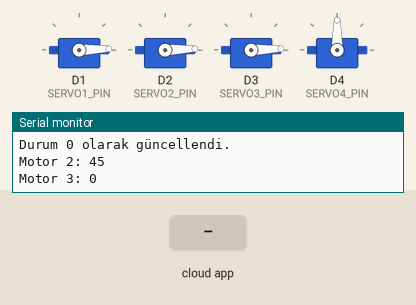
Recording of a sketch running on a simulated ESP8266 (NodeMCU). On the bench: 4 × servo, the last lines printed to the serial monitor. The test bench sets the inputs (shaded band). WiFi joins after 1.5 s; servers stay silent unless stated; the Firebase database answers and starts empty.

Above: at 2.8 s.
2.9 s: the phone or cloud app sets motor_1 to 1
At 5.4 s:
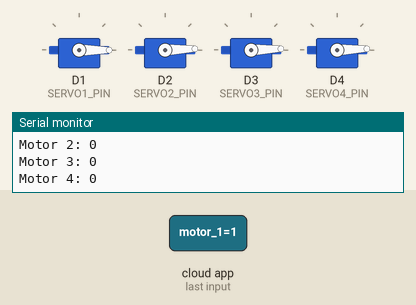
5.7 s: the phone or cloud app sets motor_3 to 1
At 6.9 s:
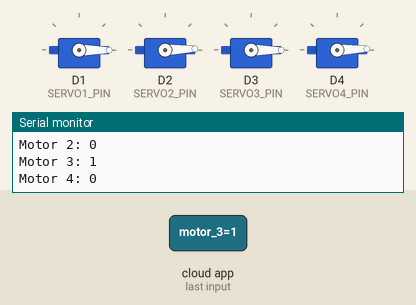
8.0 s: the phone or cloud app sets motor_4 to 1
At 9.1 s:
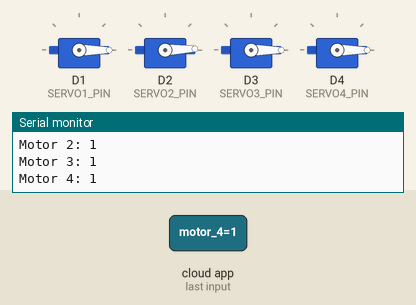
10.1 s: the phone or cloud app sets motor_2 to 1
At 11.4 s:
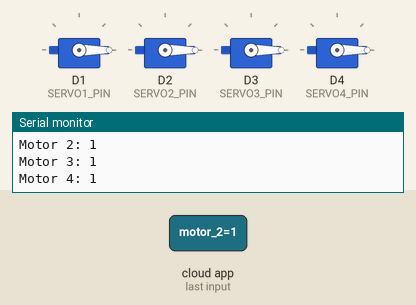
11.7 s: the phone or cloud app sets motor_1 to 0
At 13.0 s:
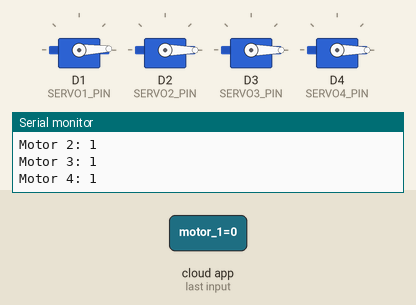
13.3 s: the phone or cloud app sets motor_2 to 0
At 14.8 s:
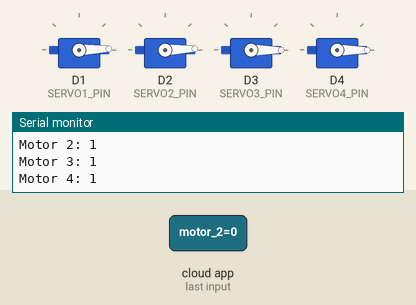
Timing chart, 0 to 16.3 s (numbered marks = the images above; inputs shaded):
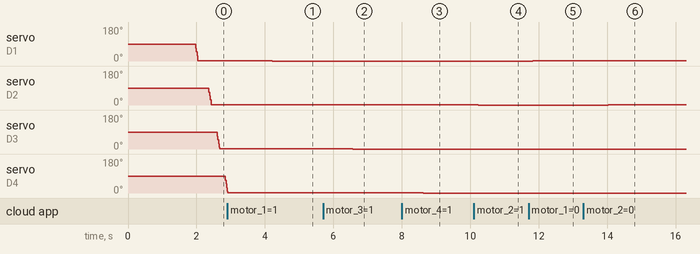

The sketch:

esp_robotik_kol.ino
```cpp
#include <Arduino.h>
#if defined(ESP32)
#include <WiFi.h>
#include <Servo.h>
#elif defined(ESP8266)
#include <ESP8266WiFi.h>
#include <Servo.h>
#endif
#include <Firebase_ESP_Client.h>
#include "addons/TokenHelper.h"
#include "addons/RTDBHelper.h"

#define WIFI_SSID "MSI8548"
#define WIFI_PASSWORD "38c4M389"

#define API_KEY "-------------------------------" //your API key
#define DATABASE_URL "---------------------------------" // your database url

FirebaseData fbdo;
FirebaseAuth auth;
FirebaseConfig config;

// Servo nesneleri
Servo servo1, servo2, servo3, servo4;

// Servo pinleri (ESP8266 için D1–D4, ESP32 için 13–16 gibi GPIO numaraları kullan)
#define SERVO1_PIN D1
#define SERVO2_PIN D2
#define SERVO3_PIN D3
#define SERVO4_PIN D4
String sonKonumu[4];
void setup() {

  sonKonumu[0]=45;
  sonKonumu[1]=45;
  sonKonumu[2]=45;
  sonKonumu[3]=45;
  Serial.begin(115200);

  // Servo pinlerini başlat
  servo1.attach(SERVO1_PIN);
  servo2.attach(SERVO2_PIN);
  servo3.attach(SERVO3_PIN);
  servo4.attach(SERVO4_PIN);
  WiFi.begin(WIFI_SSID, WIFI_PASSWORD);
  Serial.print("Ağa bağlanıyor");
  while (WiFi.status() != WL_CONNECTED) {
    Serial.print(".");
    delay(300);
  }
  Serial.println();
  Serial.print("Bağlandı. IP Adresi: ");
  Serial.println(WiFi.localIP());
  Serial.println();

  config.api_key = API_KEY;
  config.database_url = DATABASE_URL;

  Firebase.signUp(&config, &auth, "", "");
  config.token_status_callback = tokenStatusCallback;
  Firebase.begin(&config, &auth);
  Firebase.reconnectWiFi(true);
  if (Firebase.RTDB.setString(&fbdo, "/motor_konumlari/durum", "0")) {
    Serial.println("Durum 0 olarak güncellendi.");
  } else {
    Serial.print("Durum güncellenemedi: ");
    Serial.println(fbdo.errorReason());
  }

}

void loop() {
  String durum;
  if (Firebase.RTDB.getString(&fbdo, "/motor_konumlari/durum")) {
  durum = fbdo.to<String>();
  Serial.print("Durum: ");
  Serial.println(durum);
  }
  else {
  Serial.print("Durum okunamadı: ");
  Serial.println(fbdo.errorReason());
  }
  if (Firebase.RTDB.getString(&fbdo, "/motor_konumlari/motor_1")) {
    String val = fbdo.to<String>();
    Serial.print("Motor 1: ");

    while(val.toInt()!=sonKonumu[0].toInt()){
      servo1.write((sonKonumu[0].toInt())*2);
      if(sonKonumu[0].toInt()>val.toInt()){
        sonKonumu[0]=String(sonKonumu[0].toInt()-1);
      }
      else{
        sonKonumu[0]=String(sonKonumu[0].toInt()+1);
      }
      if(durum=="1"){
        delay(1000);
      }
      else{
        delay(2);
      }

    }
    sonKonumu[0]=String(val.toInt());
    Serial.println(sonKonumu[0]);
    if (Firebase.RTDB.setString(&fbdo, "/motor_konumlari/durum", "0")) {
    Serial.println("Durum 0 olarak güncellendi.");
  } else {
    Serial.print("Durum güncellenemedi: ");
    Serial.println(fbdo.errorReason());
  }
  } else {
    Serial.println("Motor 1 Hatası: " + fbdo.errorReason());
  }

  if (Firebase.RTDB.getString(&fbdo, "/motor_konumlari/motor_2")) {
    String val = fbdo.to<String>();
    Serial.print("Motor 2: ");

    while(val.toInt()!=sonKonumu[1].toInt()){
      servo2.write((sonKonumu[1].toInt())*2);
      if(sonKonumu[1].toInt()>val.toInt()){
        sonKonumu[1]=String(sonKonumu[1].toInt()-1);
      }
      else{
        sonKonumu[1]=String(sonKonumu[1].toInt()+1);
      }
      delay(2);
    }
    sonKonumu[1]=String(val.toInt());
    Serial.println(sonKonumu[2]);
  } else {
    Serial.println("Motor 2 Hatası: " + fbdo.errorReason());
  }

  if (Firebase.RTDB.getString(&fbdo, "/motor_konumlari/motor_3")) {
    String val = fbdo.to<String>();
    Serial.print("Motor 3: ");

    while(val.toInt()!=sonKonumu[2].toInt()){
      servo3.write((sonKonumu[2].toInt())*2);
      if(sonKonumu[2].toInt()>val.toInt()){
        sonKonumu[2]=String(sonKonumu[2].toInt()-1);
      }
      else{
        sonKonumu[2]=String(sonKonumu[2].toInt()+1);
      }
      delay(2);
    }
    sonKonumu[2]=String(val.toInt());
    Serial.println(sonKonumu[2]);
  } else {
    Serial.println("Motor 3 Hatası: " + fbdo.errorReason());
  }

  if (Firebase.RTDB.getString(&fbdo, "/motor_konumlari/motor_4")) {
    String val = fbdo.to<String>();
    Serial.print("Motor 4: ");

    while(val.toInt()!=sonKonumu[3].toInt()){
      servo4.write((sonKonumu[3].toInt())*2);
      if(sonKonumu[3].toInt()>val.toInt()){
        sonKonumu[3]=String(sonKonumu[3].toInt()-1);
      }
      else{
        sonKonumu[3]=String(sonKonumu[3].toInt()+1);
      }
      delay(2);
    }
    sonKonumu[3]=String(val.toInt());
    Serial.println(sonKonumu[3]);
  } else {
    Serial.println("Motor 4 Hatası: " + fbdo.errorReason());
  }

  delay(1000); // 1 saniyede bir veri çekme
}
```

Measured:
- after the input at 2.9 s, servo on D1 (SERVO1_PIN): 2° → 0° after 1.3 s
- after the input at 5.7 s, servo on D3 (SERVO3_PIN): 2° → 0° after 0.87 s
- after the input at 8.0 s, servo on D4 (SERVO4_PIN): 2° → 0° after 0.62 s
- after the input at 10.1 s, servo on D2 (SERVO2_PIN): 2° → 0° after 0.12 s
- after the input at 11.7 s, servo on D1 (SERVO1_PIN): 0° → 2° after 0.13 s
- after the input at 13.3 s, servo on D2 (SERVO2_PIN): 0° → 2° after 0.73 s
